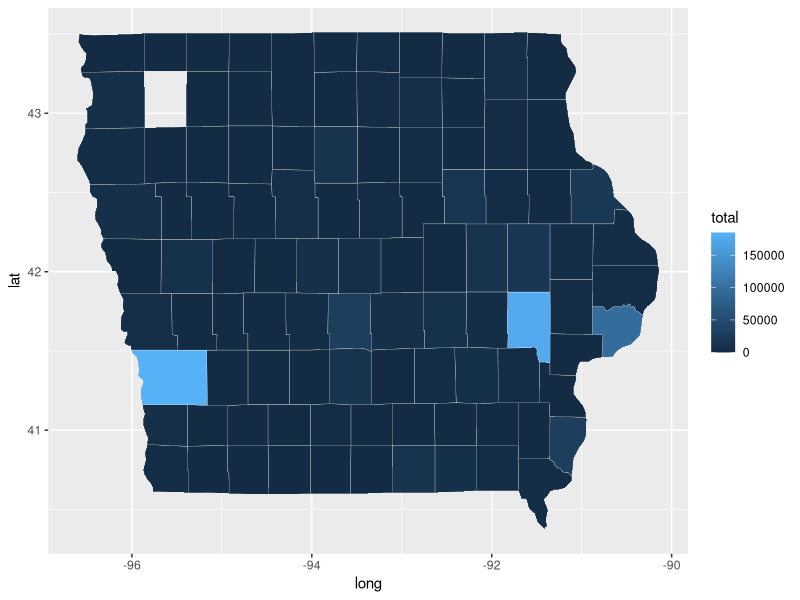
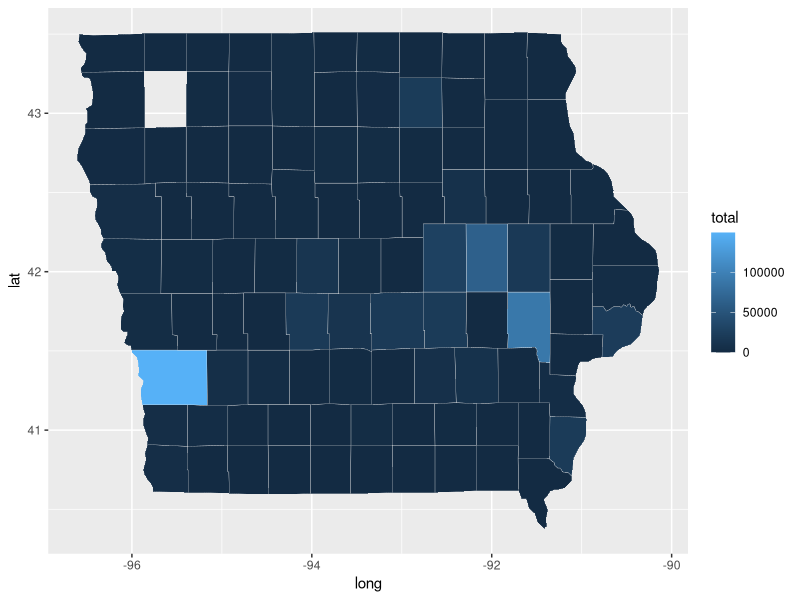
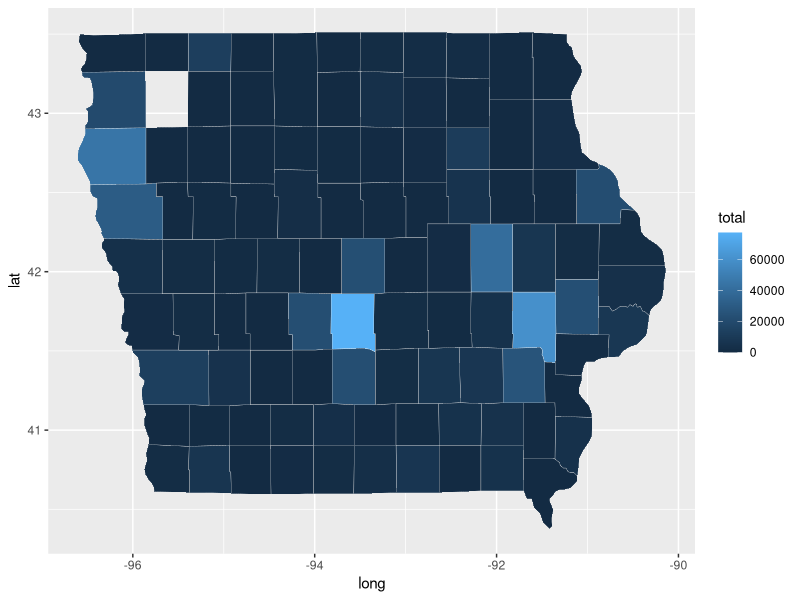
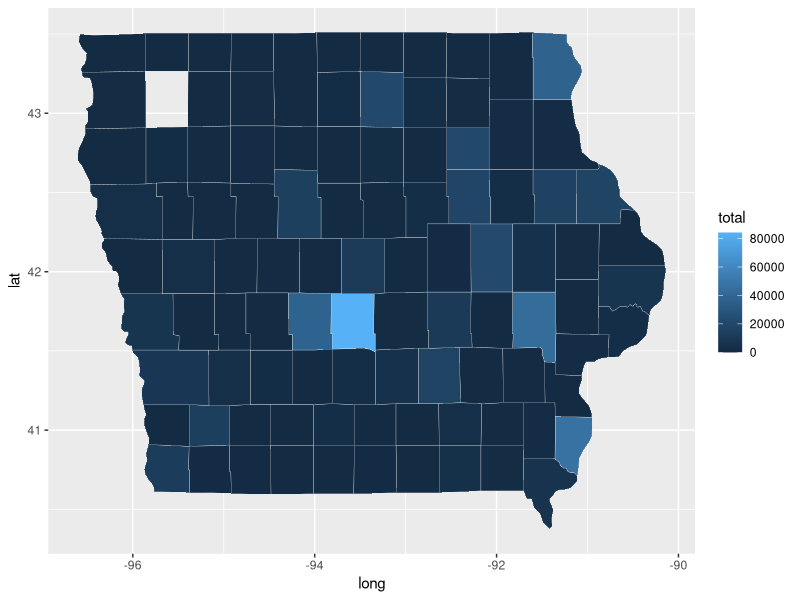
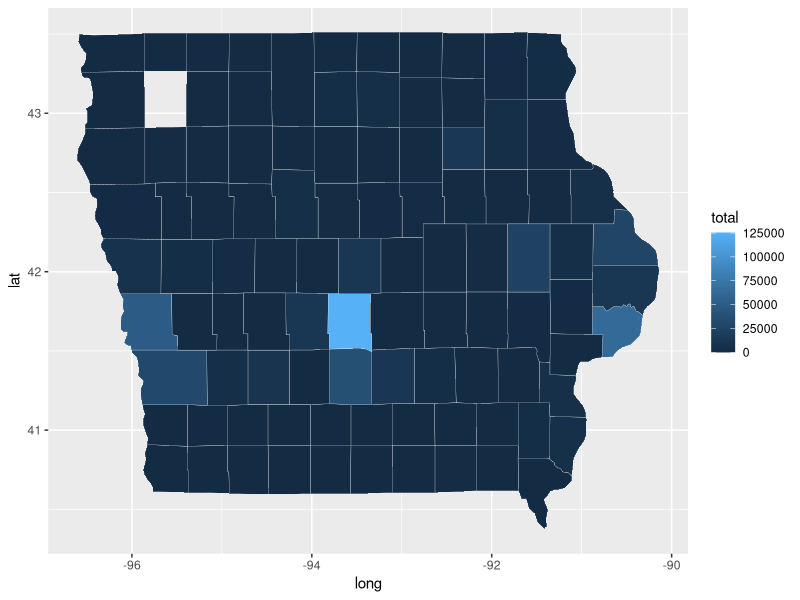
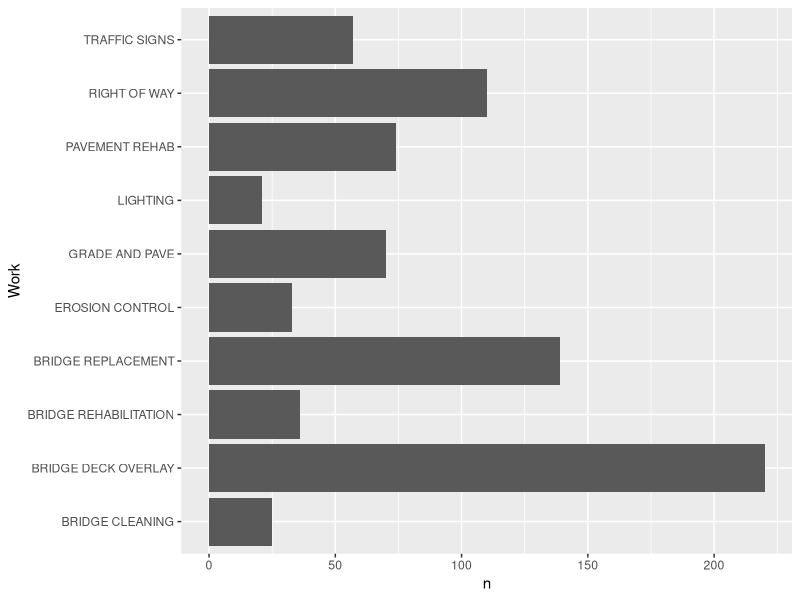
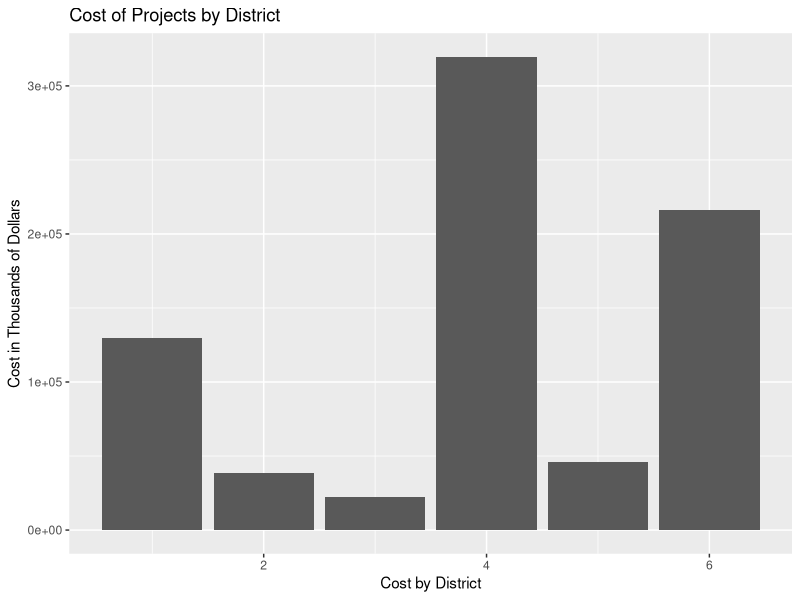
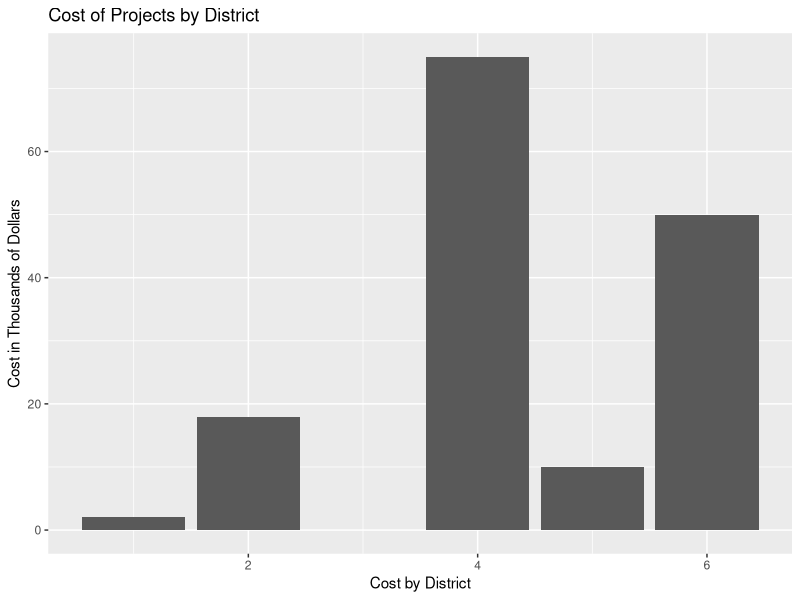

Write R code to recreate these figures, in order. (Note: this script raises an error after producing the figures.)
## ---- chunk 1
knitr::opts_chunk$set(echo = TRUE)
## ---- chunk 2

library(readxl)
library(tidyverse)
library(dplyr)

FiveYear <- read_excel('./2021_2025_5YrProg_Highway_Program.xlsx')

str(FiveYear) 
names(FiveYear)

FiveYear <- FiveYear %>% 
  fill(Location, .direction = "down") %>% 
  rename(District = `Iowa DOT District`, Route = `Project Route`, 
         Work = `Type of Work`) %>%
  group_by(County, District, Route, Location) %>%
  fill(Miles, .direction = "down") %>%
  mutate(District = as.numeric(District))
  

## ---- chunk 3
states <- map_data('state')
us_counties <- map_data("county")

twentyone <- FiveYear %>% 
  select(County,'Latitude\r\n(Decimal(', "Longitude\r\n(Decimal)","2021") %>%
  rename(year ="2021")%>%
  mutate(subregion = tolower(County)) %>% 
  group_by(subregion) %>% 
  summarize(total = sum(year,na.rm=TRUE))

 
iowa <- c("iowa")
us_counties <- us_counties %>% filter(region %in% iowa)
twentyone <- inner_join(twentyone, us_counties, by = "subregion")
 twentyone %>% ggplot(data = twentyone,
            mapping = aes(x = long, y = lat,
                          group = group, fill = total))+ geom_polygon(color = "gray90", size = 0.1) 
 
 twentytwo <- FiveYear %>% 
  select(County,'Latitude\r\n(Decimal(', "Longitude\r\n(Decimal)","2022") %>%
  rename(year ="2022")%>%
  mutate(subregion = tolower(County)) %>% 
  group_by(subregion) %>% 
  summarize(total = sum(year,na.rm=TRUE))

 

twentytwo <- inner_join(twentytwo, us_counties, by = "subregion")
 twentytwo %>% ggplot(data = twentytwo,
            mapping = aes(x = long, y = lat,
                          group = group, fill = total))+ geom_polygon(color = "gray90", size = 0.1)
 
twentythree <- FiveYear %>% 
  select(County,'Latitude\r\n(Decimal(', "Longitude\r\n(Decimal)","2023") %>%
  rename(year ="2023")%>%
  mutate(subregion = tolower(County)) %>% 
  group_by(subregion) %>% 
  summarize(total = sum(year,na.rm=TRUE))

 

twentythree <- inner_join(twentythree, us_counties, by = "subregion")
 twentythree %>% ggplot(data = twentythree,
            mapping = aes(x = long, y = lat,
                          group = group, fill = total))+ geom_polygon(color = "gray90", size = 0.1) 
 
twentyfour <- FiveYear %>% 
  select(County,'Latitude\r\n(Decimal(', "Longitude\r\n(Decimal)","2024") %>%
  rename(year ="2024")%>%
  mutate(subregion = tolower(County)) %>% 
  group_by(subregion) %>% 
  summarize(total = sum(year,na.rm=TRUE))

 

twentyfour <- inner_join(twentyfour, us_counties, by = "subregion")
 twentyfour %>% ggplot(data = twentyfour,
            mapping = aes(x = long, y = lat,
                          group = group, fill = total))+ geom_polygon(color = "gray90", size = 0.1)
 
twentyfive <- FiveYear %>% 
  select(County,'Latitude\r\n(Decimal(', "Longitude\r\n(Decimal)","2025") %>%
  rename(year ="2025")%>%
  mutate(subregion = tolower(County)) %>% 
  group_by(subregion) %>% 
  summarize(total = sum(year,na.rm=TRUE))

 
twentyfive <- inner_join(twentyfive, us_counties, by = "subregion")
 twentyfive %>% ggplot(data = twentyfive,
            mapping = aes(x = long, y = lat,
                          group = group, fill = total))+ geom_polygon(color = "gray90", size = 0.1)
 
 type <- FiveYear %>% select(Work) %>% group_by(Work) %>% tally() %>% arrange(desc(n))
 head(type,n=10)
  ggplot(head(type,n=10) , aes(Work, n)) + geom_bar(position="dodge",stat="identity")+coord_flip()
  
  
 county <- FiveYear %>% select(County) %>% group_by(County) %>% tally() %>% arrange(desc(n))
 county
## ---- chunk 4

## ---- chunk 5
projects <- FiveYear %>% 
  select(District, County, Route, 'Latitude\r\n(Decimal(', "Longitude\r\n(Decimal)", "2021", "2022", "2023", "2024", "2025") %>%
  mutate(subregion = tolower(County)) %>% 
  group_by(County, District, Route, Location) %>% 
  summarise(cost = sum(`2021`, `2022`, `2023`, `2024`, `2025`,  na.rm=TRUE))

max_projects <- projects %>% arrange(-cost)
head(max_projects)

min_projects <- projects %>% arrange(cost)
head(min_projects)

max_by_district <- projects %>% group_by(District) %>% slice(which.max(cost)) 
ggplot(data = max_by_district) + geom_bar(aes(x = District, y = cost), stat = 'identity') +
  labs(x = "Cost by District", y = "Cost in Thousands of Dollars", title = "Cost of Projects by District")
head(max_by_district)

min_by_district <-projects %>% group_by(District) %>% slice(which.min(cost))
ggplot(data = min_by_district) + geom_bar(aes(x = District, y = cost), stat = 'identity') +
  labs(x = "Cost by District", y = "Cost in Thousands of Dollars", title = "Cost of Projects by District")
head(min_by_district)

range <- split(projects, cut(projects$cost, c(0, 50000, 100000, 1000000)))
head(range)
hist(projects$cost, main = "Distribution of Project Costs", xlab = "Cost of Projects in Thousands of Dollars", ylab = "Number of Projects")
## ---- chunk 6
head(FiveYear)
districts <- FiveYear %>% 
  select(County, District) %>% 
  mutate(subregion = tolower(County))

county_map <- map_data("county")
ia <- subset(county_map, region =="iowa")

districts_2021 <- FiveYear %>% 
  select(District, County,'Latitude\r\n(Decimal(', "Longitude\r\n(Decimal)","2021") %>%
  rename(year ="2021")%>%
  mutate(subregion = tolower(County)) %>% 
  group_by(District) %>% 
  summarize(total = sum(year,na.rm=TRUE))

districts_2021
districts_2021_totals <- districts_2021

ia <- inner_join(ia, districts, by="subregion")

districts_2021 <- inner_join(districts_2021, ia, by = "District")

districts_2021 %>% ggplot(aes(x = long, y = lat, fill=District)) + geom_polygon(aes(group=group,fill = total), color="gray60", size=0.1)

districts_2022 <- FiveYear %>% 
  select(District, County,'Latitude\r\n(Decimal(', "Longitude\r\n(Decimal)","2022") %>%
  rename(year ="2022")%>%
  mutate(subregion = tolower(County)) %>% 
  group_by(District) %>% 
  summarize(total = sum(year,na.rm=TRUE))

districts_2022
districts_2022_totals <- districts_2022

districts_2022 <- inner_join(districts_2022, ia, by = "District")

districts_2022 %>% ggplot(aes(x = long, y = lat, fill=District)) + geom_polygon(aes(group=group,fill = total), color="gray60", size=0.1)

# 2023
districts_2023 <- FiveYear %>% 
  select(District, County,'Latitude\r\n(Decimal(', "Longitude\r\n(Decimal)","2023") %>%
  rename(year ="2023")%>%
  mutate(subregion = tolower(County)) %>% 
  group_by(District) %>% 
  summarize(total = sum(year,na.rm=TRUE))

districts_2023
districts_2023_totals <- districts_2023

districts_2023 <- inner_join(districts_2023, ia, by = "District")

districts_2023 %>% ggplot(aes(x = long, y = lat, fill=District)) + geom_polygon(aes(group=group,fill = total), color="gray60", size=0.1)

# 2024
districts_2024 <- FiveYear %>% 
  select(District, County,'Latitude\r\n(Decimal(', "Longitude\r\n(Decimal)","2024") %>%
  rename(year ="2024")%>%
  mutate(subregion = tolower(County)) %>% 
  group_by(District) %>% 
  summarize(total = sum(year,na.rm=TRUE))

districts_2024
districts_2024_totals <- districts_2024

districts_2024 <- inner_join(districts_2024, ia, by = "District")

districts_2024 %>% ggplot(aes(x = long, y = lat, fill=District)) + geom_polygon(aes(group=group,fill = total), color="gray60", size=0.1)

# 2025
districts_2025 <- FiveYear %>% 
  select(District, County,'Latitude\r\n(Decimal(', "Longitude\r\n(Decimal)","2025") %>%
  rename(year ="2025")%>%
  mutate(subregion = tolower(County)) %>% 
  group_by(District) %>% 
  summarize(total = sum(year,na.rm=TRUE))

districts_2025
districts_2025_totals <- districts_2025

districts_2025 <- inner_join(districts_2025, ia, by = "District")

districts_2025 %>% ggplot(aes(x = long, y = lat, fill=District)) + geom_polygon(aes(group=group,fill = total), color="gray60", size=0.1)

## ---- chunk 7
FiveYear_Pop <- left_join(FiveYear, IowaPop, by=c("County"="subregion")) %>% 
  rename(population = "2019") %>% 
  group_by(District) %>% 
  distinct(County, population) %>% 
  summarize(total_pop = sum(population, na.rm=TRUE))

districts_2021_totals <- left_join(districts_2021_totals, FiveYear_Pop)
districts_2021_totals %>% 
  mutate(spent_per_pop = (total* 1000) / total_pop)

districts_2022_totals <- left_join(districts_2022_totals, FiveYear_Pop)
districts_2022_totals %>% 
  mutate(spent_per_pop = (total* 1000) / total_pop)

districts_2023_totals <- left_join(districts_2023_totals, FiveYear_Pop)
districts_2023_totals %>% 
  mutate(spent_per_pop = (total* 1000) / total_pop)

districts_2024_totals <- left_join(districts_2024_totals, FiveYear_Pop)
districts_2024_totals %>% 
  mutate(spent_per_pop = (total* 1000) / total_pop)

districts_2025_totals <- left_join(districts_2025_totals, FiveYear_Pop)
districts_2025_totals %>% 
  mutate(spent_per_pop = (total* 1000) / total_pop)
## ---- chunk 8

## ---- chunk 9
